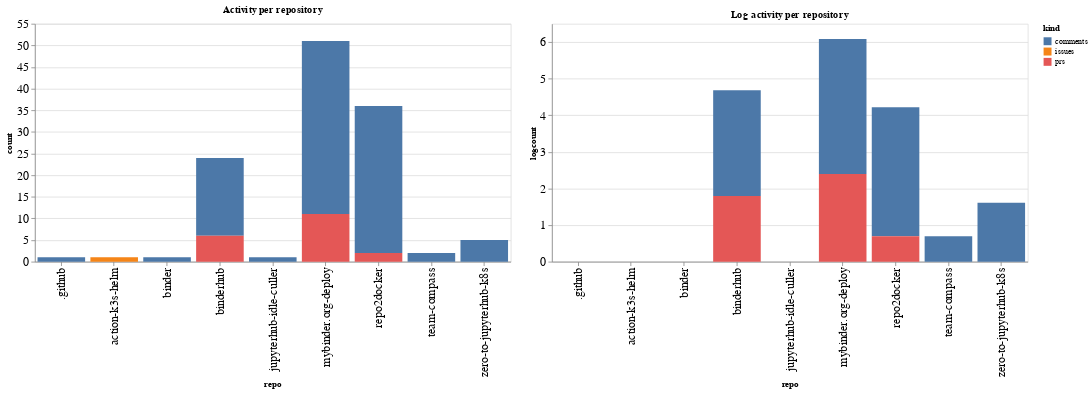

This figure's notebook cell:
### Code cell
ch1 = alt.Chart(repo_summaries, width=600, title="Activity per repository").mark_bar().encode(
    x='repo',
    y='count',
    color='kind',
    tooltip="kind"
)

ch2 = alt.Chart(repo_summaries, width=600, title="Log activity per repository").mark_bar().encode(
    x='repo',
    y='logcount',
    color='kind',
    tooltip="kind"
)

ch1 | ch2

### Figure 1 — Vega-Lite specification as saved in the notebook (floating-point values rounded to 4 significant figures)
{"config": {"axisLeft": {"labelFontSize": 15}, "axisBottom": {"labelFontSize": 15}}, "hconcat": [{"mark": "bar", "encoding": {"color": {"type": "nominal", "field": "kind"}, "tooltip": {"type": "nominal", "field": "kind"}, "x": {"type": "nominal", "field": "repo"}, "y": {"type": "quantitative", "field": "count"}}, "title": "Activity per repository", "width": 600}, {"mark": "bar", "encoding": {"color": {"type": "nominal", "field": "kind"}, "tooltip": {"type": "nominal", "field": "kind"}, "x": {"type": "nominal", "field": "repo"}, "y": {"type": "quantitative", "field": "logcount"}}, "title": "Log activity per repository", "width": 600}], "data": {"name": "data-d5d6b289387e2931a4f8c05feaf0832a"}, "$schema": "https://vega.github.io/schema/vega-lite/v4.8.1.json", "datasets": {"data-d5d6b289387e2931a4f8c05feaf0832a": [{"repo": ".github", "kind": "comments", "count": 1, "logcount": 0.0}, {"repo": "action-k3s-helm", "kind": "issues", "count": 1, "logcount": 0.0}, {"repo": "binder", "kind": "comments", "count": 1, "logcount": 0.0}, {"repo": "binderhub", "kind": "comments", "count": 18, "logcount": 2.89}, {"repo": "binderhub", "kind": "prs", "count": 6, "logcount": 1.792}, {"repo": "jupyterhub-idle-culler", "kind": "comments", "count": 1, "logcount": 0.0}, {"repo": "mybinder.org-deploy", "kind": "comments", "count": 40, "logcount": 3.689}, {"repo": "mybinder.org-deploy", "kind": "prs", "count": 11, "logcount": 2.398}, {"repo": "repo2docker", "kind": "comments", "count": 34, "logcount": 3.526}, {"repo": "repo2docker", "kind": "prs", "count": 2, "logcount": 0.6931}, {"repo": "team-compass", "kind": "comments", "count": 2, "logcount": 0.6931}, {"repo": "zero-to-jupyterhub-k8s", "kind": "comments", "count": 5, "logcount": 1.609}]}}
